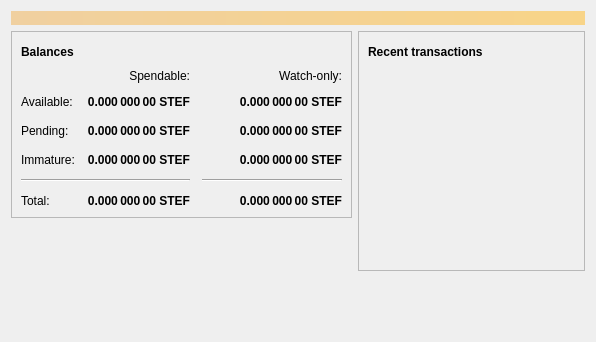
<?xml version="1.0" encoding="UTF-8"?>
<ui version="4.0">
 <class>OverviewPage</class>
 <widget class="QWidget" name="OverviewPage">
  <property name="geometry">
   <rect>
    <x>0</x>
    <y>0</y>
    <width>596</width>
    <height>342</height>
   </rect>
  </property>
  <property name="windowTitle">
   <string>Form</string>
  </property>
  <layout class="QVBoxLayout" name="topLayout">
   <item>
    <widget class="QLabel" name="labelAlerts">
     <property name="visible">
      <bool>false</bool>
     </property>
     <property name="styleSheet">
      <string notr="true">QLabel { background-color: qlineargradient(x1: 0, y1: 0, x2: 1, y2: 0, stop:0 #F0D0A0, stop:1 #F8D488); color:#000000; }</string>
     </property>
     <property name="wordWrap">
      <bool>true</bool>
     </property>
     <property name="margin">
      <number>3</number>
     </property>
     <property name="textInteractionFlags">
      <set>Qt::TextSelectableByMouse</set>
     </property>
    </widget>
   </item>
   <item>
    <layout class="QHBoxLayout" name="horizontalLayout" stretch="1,1">
     <item>
      <layout class="QVBoxLayout" name="verticalLayout_2">
       <item>
        <widget class="QFrame" name="frame">
         <property name="frameShape">
          <enum>QFrame::StyledPanel</enum>
         </property>
         <property name="frameShadow">
          <enum>QFrame::Raised</enum>
         </property>
         <layout class="QVBoxLayout" name="verticalLayout_4">
          <item>
           <layout class="QHBoxLayout" name="horizontalLayout_4">
            <item>
             <widget class="QLabel" name="label_5">
              <property name="font">
               <font>
                <weight>75</weight>
                <bold>true</bold>
               </font>
              </property>
              <property name="text">
               <string>Balances</string>
              </property>
             </widget>
            </item>
            <item>
             <widget class="QPushButton" name="labelWalletStatus">
              <property name="enabled">
               <bool>true</bool>
              </property>
              <property name="maximumSize">
               <size>
                <width>30</width>
                <height>16777215</height>
               </size>
              </property>
              <property name="toolTip">
               <string>The displayed information may be out of date. Your wallet automatically synchronizes with the Bitcoin network after a connection is established, but this process has not completed yet.</string>
              </property>
              <property name="text">
               <string/>
              </property>
              <property name="icon">
               <iconset resource="../bitcoin.qrc">
                <normaloff>:/icons/warning</normaloff>
                <disabledoff>:/icons/warning</disabledoff>:/icons/warning</iconset>
              </property>
              <property name="iconSize">
               <size>
                <width>24</width>
                <height>24</height>
               </size>
              </property>
              <property name="flat">
               <bool>true</bool>
              </property>
             </widget>
            </item>
            <item>
             <spacer name="horizontalSpacer_3">
              <property name="orientation">
               <enum>Qt::Horizontal</enum>
              </property>
              <property name="sizeHint" stdset="0">
               <size>
                <width>40</width>
                <height>20</height>
               </size>
              </property>
             </spacer>
            </item>
           </layout>
          </item>
          <item>
           <layout class="QGridLayout" name="gridLayout">
            <property name="spacing">
             <number>12</number>
            </property>
            <item row="2" column="2">
             <widget class="QLabel" name="labelWatchPending">
              <property name="font">
               <font>
                <weight>75</weight>
                <bold>true</bold>
               </font>
              </property>
              <property name="cursor">
               <cursorShape>IBeamCursor</cursorShape>
              </property>
              <property name="toolTip">
               <string>Unconfirmed transactions to watch-only addresses</string>
              </property>
              <property name="text">
               <string notr="true">0.000 000 00 STEF</string>
              </property>
              <property name="alignment">
               <set>Qt::AlignRight|Qt::AlignTrailing|Qt::AlignVCenter</set>
              </property>
              <property name="textInteractionFlags">
               <set>Qt::LinksAccessibleByMouse|Qt::TextSelectableByKeyboard|Qt::TextSelectableByMouse</set>
              </property>
             </widget>
            </item>
            <item row="2" column="1">
             <widget class="QLabel" name="labelUnconfirmed">
              <property name="font">
               <font>
                <weight>75</weight>
                <bold>true</bold>
               </font>
              </property>
              <property name="cursor">
               <cursorShape>IBeamCursor</cursorShape>
              </property>
              <property name="toolTip">
               <string>Total of transactions that have yet to be confirmed, and do not yet count toward the spendable balance</string>
              </property>
              <property name="text">
               <string notr="true">0.000 000 00 STEF</string>
              </property>
              <property name="alignment">
               <set>Qt::AlignRight|Qt::AlignTrailing|Qt::AlignVCenter</set>
              </property>
              <property name="textInteractionFlags">
               <set>Qt::LinksAccessibleByMouse|Qt::TextSelectableByKeyboard|Qt::TextSelectableByMouse</set>
              </property>
             </widget>
            </item>
            <item row="3" column="2">
             <widget class="QLabel" name="labelWatchImmature">
              <property name="font">
               <font>
                <weight>75</weight>
                <bold>true</bold>
               </font>
              </property>
              <property name="cursor">
               <cursorShape>IBeamCursor</cursorShape>
              </property>
              <property name="toolTip">
               <string>Mined balance in watch-only addresses that has not yet matured</string>
              </property>
              <property name="text">
               <string notr="true">0.000 000 00 STEF</string>
              </property>
              <property name="alignment">
               <set>Qt::AlignRight|Qt::AlignTrailing|Qt::AlignVCenter</set>
              </property>
              <property name="textInteractionFlags">
               <set>Qt::LinksAccessibleByMouse|Qt::TextSelectableByKeyboard|Qt::TextSelectableByMouse</set>
              </property>
             </widget>
            </item>
            <item row="4" column="0" colspan="2">
             <widget class="Line" name="line">
              <property name="orientation">
               <enum>Qt::Horizontal</enum>
              </property>
             </widget>
            </item>
            <item row="4" column="2">
             <widget class="Line" name="lineWatchBalance">
              <property name="sizePolicy">
               <sizepolicy hsizetype="Preferred" vsizetype="Fixed">
                <horstretch>0</horstretch>
                <verstretch>0</verstretch>
               </sizepolicy>
              </property>
              <property name="minimumSize">
               <size>
                <width>140</width>
                <height>0</height>
               </size>
              </property>
              <property name="orientation">
               <enum>Qt::Horizontal</enum>
              </property>
             </widget>
            </item>
            <item row="5" column="0">
             <widget class="QLabel" name="labelTotalText">
              <property name="text">
               <string>Total:</string>
              </property>
             </widget>
            </item>
            <item row="3" column="1">
             <widget class="QLabel" name="labelImmature">
              <property name="font">
               <font>
                <weight>75</weight>
                <bold>true</bold>
               </font>
              </property>
              <property name="cursor">
               <cursorShape>IBeamCursor</cursorShape>
              </property>
              <property name="toolTip">
               <string>Mined balance that has not yet matured</string>
              </property>
              <property name="text">
               <string notr="true">0.000 000 00 STEF</string>
              </property>
              <property name="alignment">
               <set>Qt::AlignRight|Qt::AlignTrailing|Qt::AlignVCenter</set>
              </property>
              <property name="textInteractionFlags">
               <set>Qt::LinksAccessibleByMouse|Qt::TextSelectableByKeyboard|Qt::TextSelectableByMouse</set>
              </property>
             </widget>
            </item>
            <item row="2" column="3">
             <spacer name="horizontalSpacer_2">
              <property name="orientation">
               <enum>Qt::Horizontal</enum>
              </property>
              <property name="sizeHint" stdset="0">
               <size>
                <width>40</width>
                <height>20</height>
               </size>
              </property>
             </spacer>
            </item>
            <item row="3" column="0">
             <widget class="QLabel" name="labelImmatureText">
              <property name="text">
               <string>Immature:</string>
              </property>
             </widget>
            </item>
            <item row="5" column="1">
             <widget class="QLabel" name="labelTotal">
              <property name="font">
               <font>
                <weight>75</weight>
                <bold>true</bold>
               </font>
              </property>
              <property name="cursor">
               <cursorShape>IBeamCursor</cursorShape>
              </property>
              <property name="toolTip">
               <string>Your current total balance</string>
              </property>
              <property name="text">
               <string notr="true">0.000 000 00 STEF</string>
              </property>
              <property name="alignment">
               <set>Qt::AlignRight|Qt::AlignTrailing|Qt::AlignVCenter</set>
              </property>
              <property name="textInteractionFlags">
               <set>Qt::LinksAccessibleByMouse|Qt::TextSelectableByKeyboard|Qt::TextSelectableByMouse</set>
              </property>
             </widget>
            </item>
            <item row="5" column="2">
             <widget class="QLabel" name="labelWatchTotal">
              <property name="font">
               <font>
                <weight>75</weight>
                <bold>true</bold>
               </font>
              </property>
              <property name="cursor">
               <cursorShape>IBeamCursor</cursorShape>
              </property>
              <property name="toolTip">
               <string>Current total balance in watch-only addresses</string>
              </property>
              <property name="text">
               <string notr="true">0.000 000 00 STEF</string>
              </property>
              <property name="alignment">
               <set>Qt::AlignRight|Qt::AlignTrailing|Qt::AlignVCenter</set>
              </property>
              <property name="textInteractionFlags">
               <set>Qt::LinksAccessibleByMouse|Qt::TextSelectableByKeyboard|Qt::TextSelectableByMouse</set>
              </property>
             </widget>
            </item>
            <item row="0" column="2">
             <widget class="QLabel" name="labelWatchonly">
              <property name="text">
               <string>Watch-only:</string>
              </property>
              <property name="alignment">
               <set>Qt::AlignRight|Qt::AlignTrailing|Qt::AlignVCenter</set>
              </property>
             </widget>
            </item>
            <item row="1" column="0">
             <widget class="QLabel" name="labelBalanceText">
              <property name="text">
               <string>Available:</string>
              </property>
             </widget>
            </item>
            <item row="1" column="1">
             <widget class="QLabel" name="labelBalance">
              <property name="font">
               <font>
                <weight>75</weight>
                <bold>true</bold>
               </font>
              </property>
              <property name="cursor">
               <cursorShape>IBeamCursor</cursorShape>
              </property>
              <property name="toolTip">
               <string>Your current spendable balance</string>
              </property>
              <property name="text">
               <string notr="true">0.000 000 00 STEF</string>
              </property>
              <property name="alignment">
               <set>Qt::AlignRight|Qt::AlignTrailing|Qt::AlignVCenter</set>
              </property>
              <property name="textInteractionFlags">
               <set>Qt::LinksAccessibleByMouse|Qt::TextSelectableByKeyboard|Qt::TextSelectableByMouse</set>
              </property>
             </widget>
            </item>
            <item row="1" column="2">
             <widget class="QLabel" name="labelWatchAvailable">
              <property name="font">
               <font>
                <weight>75</weight>
                <bold>true</bold>
               </font>
              </property>
              <property name="cursor">
               <cursorShape>IBeamCursor</cursorShape>
              </property>
              <property name="toolTip">
               <string>Your current balance in watch-only addresses</string>
              </property>
              <property name="text">
               <string notr="true">0.000 000 00 STEF</string>
              </property>
              <property name="alignment">
               <set>Qt::AlignRight|Qt::AlignTrailing|Qt::AlignVCenter</set>
              </property>
              <property name="textInteractionFlags">
               <set>Qt::LinksAccessibleByMouse|Qt::TextSelectableByKeyboard|Qt::TextSelectableByMouse</set>
              </property>
             </widget>
            </item>
            <item row="2" column="0">
             <widget class="QLabel" name="labelPendingText">
              <property name="text">
               <string>Pending:</string>
              </property>
             </widget>
            </item>
            <item row="0" column="1">
             <widget class="QLabel" name="labelSpendable">
              <property name="text">
               <string>Spendable:</string>
              </property>
              <property name="alignment">
               <set>Qt::AlignRight|Qt::AlignTrailing|Qt::AlignVCenter</set>
              </property>
             </widget>
            </item>
           </layout>
          </item>
         </layout>
        </widget>
       </item>
       <item>
        <spacer name="verticalSpacer">
         <property name="orientation">
          <enum>Qt::Vertical</enum>
         </property>
         <property name="sizeHint" stdset="0">
          <size>
           <width>20</width>
           <height>40</height>
          </size>
         </property>
        </spacer>
       </item>
      </layout>
     </item>
     <item>
      <layout class="QVBoxLayout" name="verticalLayout_3">
       <item>
        <widget class="QFrame" name="frame_2">
         <property name="frameShape">
          <enum>QFrame::StyledPanel</enum>
         </property>
         <property name="frameShadow">
          <enum>QFrame::Raised</enum>
         </property>
         <layout class="QVBoxLayout" name="verticalLayout">
          <item>
           <layout class="QHBoxLayout" name="horizontalLayout_2">
            <item>
             <widget class="QLabel" name="label_4">
              <property name="font">
               <font>
                <weight>75</weight>
                <bold>true</bold>
               </font>
              </property>
              <property name="text">
               <string>Recent transactions</string>
              </property>
             </widget>
            </item>
            <item>
             <widget class="QPushButton" name="labelTransactionsStatus">
              <property name="enabled">
               <bool>true</bool>
              </property>
              <property name="maximumSize">
               <size>
                <width>30</width>
                <height>16777215</height>
               </size>
              </property>
              <property name="toolTip">
               <string>The displayed information may be out of date. Your wallet automatically synchronizes with the Bitcoin network after a connection is established, but this process has not completed yet.</string>
              </property>
              <property name="text">
               <string/>
              </property>
              <property name="icon">
               <iconset resource="../bitcoin.qrc">
                <normaloff>:/icons/warning</normaloff>
                <disabledoff>:/icons/warning</disabledoff>:/icons/warning</iconset>
              </property>
              <property name="iconSize">
               <size>
                <width>24</width>
                <height>24</height>
               </size>
              </property>
              <property name="flat">
               <bool>true</bool>
              </property>
             </widget>
            </item>
            <item>
             <spacer name="horizontalSpacer">
              <property name="orientation">
               <enum>Qt::Horizontal</enum>
              </property>
              <property name="sizeHint" stdset="0">
               <size>
                <width>40</width>
                <height>20</height>
               </size>
              </property>
             </spacer>
            </item>
           </layout>
          </item>
          <item>
           <widget class="QListView" name="listTransactions">
            <property name="styleSheet">
             <string notr="true">QListView { background: transparent; }</string>
            </property>
            <property name="frameShape">
             <enum>QFrame::NoFrame</enum>
            </property>
            <property name="verticalScrollBarPolicy">
             <enum>Qt::ScrollBarAlwaysOff</enum>
            </property>
            <property name="horizontalScrollBarPolicy">
             <enum>Qt::ScrollBarAlwaysOff</enum>
            </property>
            <property name="selectionMode">
             <enum>QAbstractItemView::NoSelection</enum>
            </property>
           </widget>
          </item>
         </layout>
        </widget>
       </item>
       <item>
        <spacer name="verticalSpacer_2">
         <property name="orientation">
          <enum>Qt::Vertical</enum>
         </property>
         <property name="sizeHint" stdset="0">
          <size>
           <width>20</width>
           <height>40</height>
          </size>
         </property>
        </spacer>
       </item>
      </layout>
     </item>
    </layout>
   </item>
  </layout>
 </widget>
 <resources/>
 <connections/>
</ui>
